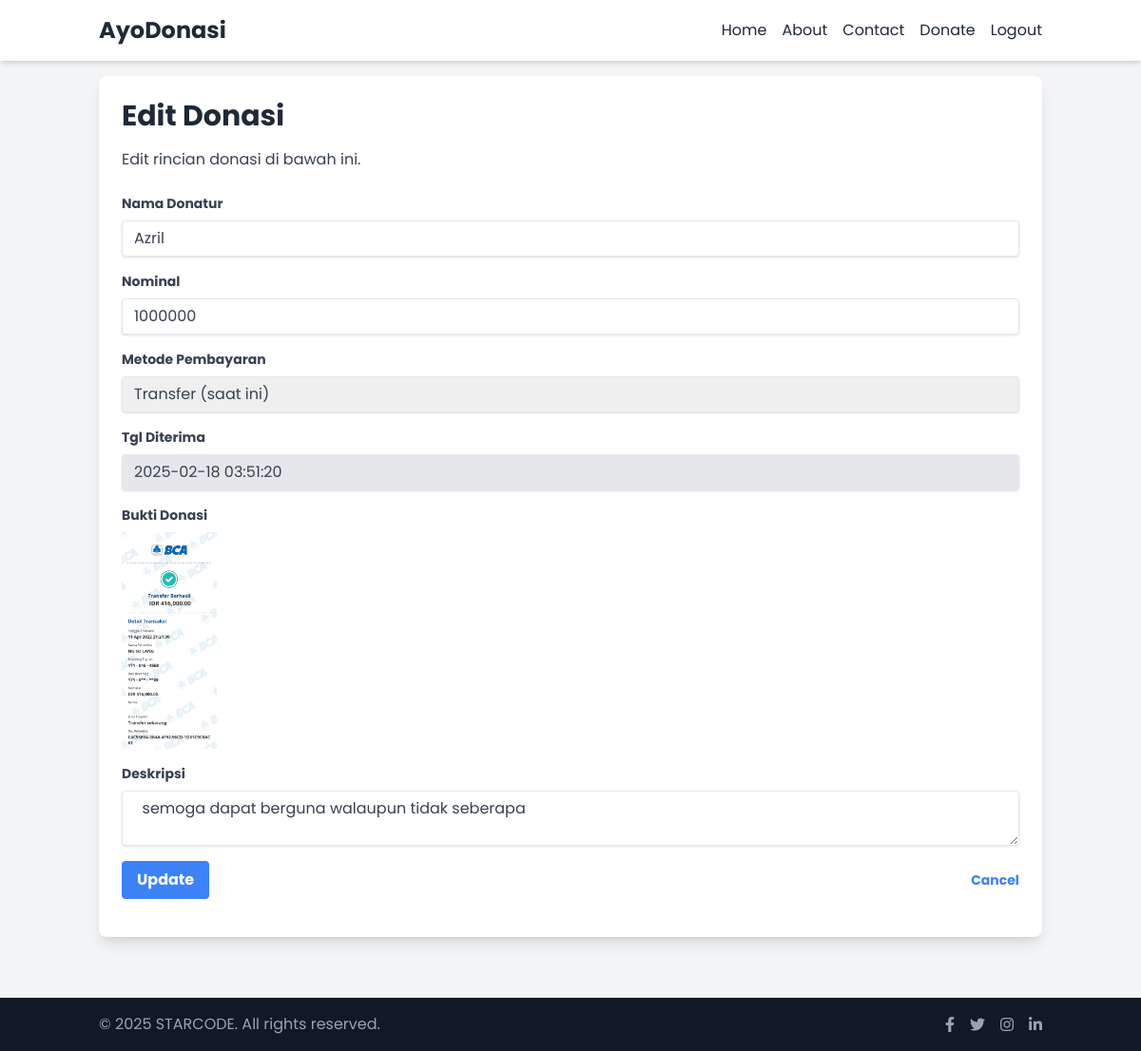
Screenshot of /admin/edit.php?id=51 (signed in) with the database file from the repository.
### tables this page shows
CREATE TABLE `donatur` (
  `id` int NOT NULL,
  `nama` varchar(50) NOT NULL,
  `nominal` decimal(10,0) NOT NULL,
  `metode` enum('ShopeePay','Gopay','Transfer') NOT NULL,
  `bukti` varchar(50) DEFAULT NULL,
  `deskripsi` varchar(50) DEFAULT NULL,
  `tanggal_diterima` timestamp NOT NULL DEFAULT CURRENT_TIMESTAMP
);

### function/koneksi.php (called while the page is built)
<?php
$hostname = 'localhost';
$username = 'root';
$password = '';
$database = 'donasi';
try {
   $conn = mysqli_connect($hostname, $username, $password, $database);
} catch (Exception $e) {
    echo "<b>koneksi gagal : <b/>" . $e;
}
function query($query) {
    global $conn;
    $result = mysqli_query($conn, $query);
    $rows = [];
    while( $row = mysqli_fetch_assoc($result) ) {
      $rows[] = $row;
  }
  return $rows;
}
?>

### function/copyright.php (called while the page is built)
<?php
$copyright = "2025 STARCODE. All rights reserved.";
?>

### admin/edit.php (the view, shortened to what this page needs)
<?php
require_once __DIR__ . '/../function/koneksi.php';
require_once __DIR__ . '/../function/copyright.php';
$id = $_GET["id"];
$donatur = query("SELECT * FROM donatur WHERE id = $id")[0];
?>
<html lang="en">
<head>
    <script src="https://cdn.tailwindcss.com"></script>
    <link href="https://cdnjs.cloudflare.com/ajax/libs/font-awesome/5.15.3/css/all.min.css" rel="stylesheet"/>
</head>
<body>
<nav class="bg-white shadow-md">
    <div class="container mx-auto p-4 flex justify-between items-center">
        <a class="text-2xl font-bold text-gray-800 slide-in" href="#">
            AyoDonasi
        </a>
        <div class="hidden md:flex space-x-4">
            <a class="text-gray-800 hover:text-blue-600 slide-in" href="/donasi/index.php">Home</a>
            <a class="text-gray-800 hover:text-blue-600 slide-in" href="/donasi/about.php">About</a>
            <a class="text-gray-800 hover:text-blue-600 slide-in" href="https://ribin.my.id/">Contact</a>
            <a class="text-gray-800 hover:text-blue-600 slide-in" href="/donasi/tambah_donasi.php">Donate</a>
            <a class="text-gray-800 hover:text-blue-600 slide-in" href="/donasi/login.php">Logout</a>
        </div>
    </div>
</nav>
<main class="container mx-auto p-4">
    <div class="bg-white shadow-lg rounded-lg p-6 mb-6 relative fade-in">
        <div class="relative z-10">
            <h1 class="text-3xl font-bold mb-4 text-gray-800 bounce-in">Edit Donasi</h1>
            <p class="text-gray-700 mb-6 slide-in">Edit rincian donasi di bawah ini.</p>
            <form action="" method="post" enctype="multipart/form-data">
                <div class="mb-4">
                    <label class="block text-gray-700 text-sm font-bold mb-2" for="nama">
                        Nama Donatur
                    </label>
                    <input class="shadow appearance-none border rounded w-full py-2 px-3 text-gray-700 leading-tight focus:outline-none focus:shadow-outline" id="nama" name="nama" type="text" required value="<?= $donatur["nama"]; ?>">
                </div>
                <div class="mb-4">
                    <label class="block text-gray-700 text-sm font-bold mb-2" for="nominal">
                        Nominal
                    </label>
                    <input class="shadow appearance-none border rounded w-full py-2 px-3 text-gray-700 leading-tight focus:outline-none focus:shadow-outline" id="nominal" name="nominal" type="number" required value="<?= $donatur["nominal"]; ?>">
                </div>
                <div class="mb-4">
                    <label class="block text-gray-700 text-sm font-bold mb-2" for="metode">
                        Metode Pembayaran
                    </label>
                    <select class="shadow appearance-none border rounded w-full py-2 px-3 text-gray-700 leading-tight focus:outline-none focus:shadow-outline" id="metode" name="metode"   >
                    <option  required value="<?= $donatur["metode"]; ?>">
                    <?= $donatur["metode"]; ?> (saat ini)
                    </option>
                    </select>
                </div>
                <div class="mb-4">
                    <label class="block text-gray-700 text-sm font-bold mb-2" for="tanggal_diterima">
                        Tgl Diterima
                    </label>
                    <input class="shadow appearance-none border rounded w-full py-2 px-3 text-gray-700 leading-tight focus:outline-none focus:shadow-outline bg-gray-200 cursor-not-allowed" id="tanggal_diterima" name="tanggal_diterima" value="<?= $donatur["tanggal_diterima"]; ?>" readonly>
                </div>
                <div class="mb-4">
                    <label class="block text-gray-700 text-sm font-bold mb-2" for="bukti">
                        Bukti Donasi
                    </label>
                    <img src="../img/<?= $donatur["bukti"]; ?>" name="bukti" class="cursor-pointer" id="donation-image" class="mt-2" width="100" height="100">
                </div>
                <div class="mb-4">
                    <label class="block text-gray-700 text-sm font-bold mb-2" for="deskripsi">
                        Deskripsi
                    </label>
                    <textarea class="shadow appearance-none border rounded w-full py-2 px-3 text-gray-700 leading-tight focus:outline-none focus:shadow-outline" id="deskripsi" name="deskripsi"> <?= $donatur["deskripsi"]; ?></textarea>
                </div>
                <div class="flex items-center justify-between">
                    <button class="bg-blue-500 hover:bg-blue-700 text-white font-bold py-2 px-4 rounded focus:outline-none focus:shadow-outline" type="submit" name="submit">
                        Update
                    </button>
                    <a class="inline-block align-baseline font-bold text-sm text-blue-500 hover:text-blue-800" href="manage_donasi.php">
                        Cancel
                    </a>
                </div>
            </form>
        </div>
    </div>
</main>
<footer class="bg-gray-900 text-white mt-6">
    <div class="container mx-auto p-4 flex flex-col md:flex-row justify-between items-center">
    <p class="text-gray-400">&copy; <?= $copyright; ?></p>
        <div class="flex space-x-4 mt-4 md:mt-0">
            <a class="text-gray-400 hover:text-white" href="notfound.html"><i class="fab fa-facebook-f"></i></a>
            <a class="text-gray-400 hover:text-white" href="notfound.html"><i class="fab fa-twitter"></i></a>
            <a class="text-gray-400 hover:text-white" href="https://www.instagram.com/bintangrrrrrr/" target="_blank"><i class="fab fa-instagram"></i></a>
            <a class="text-gray-400 hover:text-white" href="https://www.linkedin.com/in/bintangro/" target="_blank"><i class="fab fa-linkedin-in"></i></a>
        </div>
    </div>
</footer>
</body>
</html>

### admin/edit.php (style rules this page uses)
body { font-family: 'Poppins', sans-serif; display: flex; flex-direction: column; min-height: 100vh; background-color: #f3f4f6; }
main { flex: 1; }
.fade-in { animation: fadeIn 1s ease-in-out; }
.slide-in { animation: slideIn 1s ease-in-out; }
.bounce-in { animation: bounceIn 1s ease-in-out; }

### rows the page displays
donatur: nama "Azril", nominal "1000000", metode "Transfer (saat ini)", tanggal_diterima "2025-02-18 03:51:20", bukti (picture), deskripsi "semoga dapat berguna walaupun tidak seberapa"

### other values shown
$copyright "2025 STARCODE. All rights reserved."
